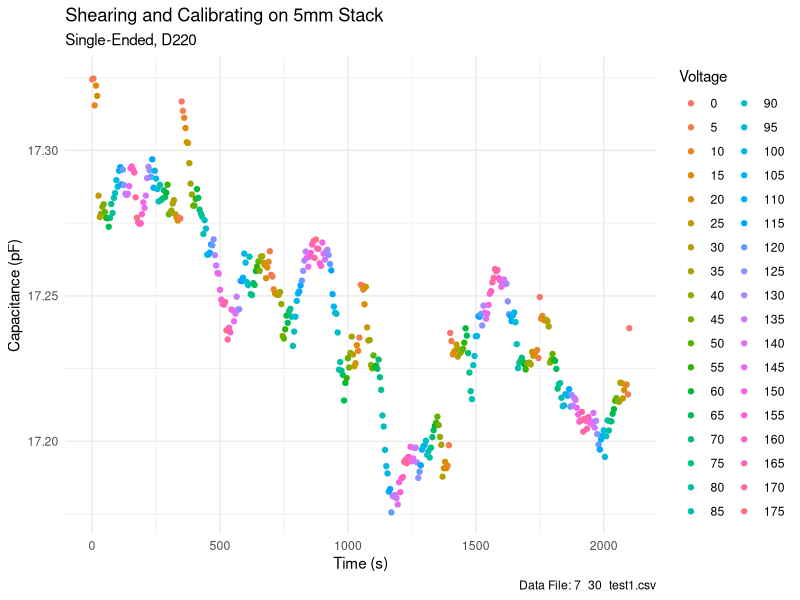

Generate this figure with R:
library(tidyverse)
library(ggthemes)

setwd("C:/Users/SphoPM/Documents/GitHub/capacitance_sensing/rscripts/")

temp_data <- read_csv("../csv_files/7-30_3mmshear2.csv",
                       col_names = c("batch", "Voltage", "time", "raw", "capacitance"))
temp_data %>% 
  filter(raw > 1000) %>% 
  group_by(batch) %>%
  summarize(avg_cap = mean(capacitance), 
            avg_raw = mean(raw),stdev =sd(capacitance), count = n(), 
            time = mean(time),
            Voltage = as.factor(mean(Voltage))) %>%
            # Voltage = mean(Voltage)) %>%
  filter(count>1) %>% 
  ungroup() %>%
# the following 3 lines apply if shearing and calibrating 
  # mutate(time = distance) %>%
  # mutate(distance = 10*floor(distance/40)) %>%
  # mutate(Voltage = as.factor(175*((batch-1)%%2))) %>%

  # mutate(voltage = as.factor(((batch-1)%%2)*175)) %>% 
  # ggplot(aes(distance, avg_cap/10^6, color = voltage))+
  ggplot(aes(5*batch, avg_cap, color = Voltage))+
  geom_point()+
  # geom_errorbar(aes(ymin=(avg_cap-2*stdev), ymax=(avg_cap+2*stdev)), width=.2)+
  labs(title = "Shearing and Calibrating on 5mm Stack",
       subtitle ="Single-Ended, D220",
       caption ="Data File: 7_30_test1.csv",
       x = "Time (s)",
       y = "Capacitance (pF)")+
  # geom_smooth(method = "lm")+
  theme_minimal()
